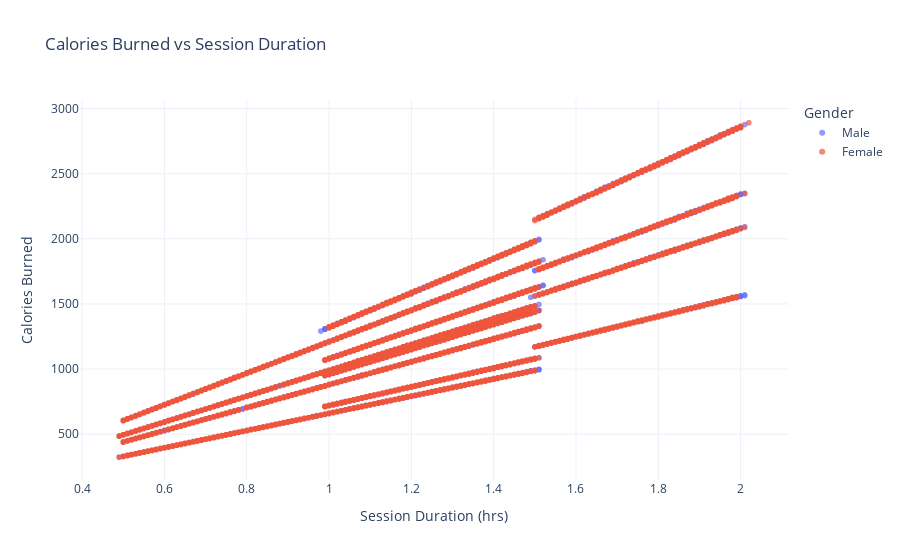

Here is the notebook cell this chart was saved with:
### Markdown cell above
## Custom Dashboard

**Purpose:**  
Explores correlations and trends between user activity, workouts, and calories burned to identify patterns and guide product innovation.

**Audience:**  
Product managers, researchers, or analysts looking for insights to design new features or optimize existing programs.

**Key KPIs:**  
- **Correlation between Session Duration and Calories Burned:** Helps understand how workout length impacts energy expenditure.  
- **Top 5 Workouts by Average Calories Burned:** Identifies the most effective exercises for users.  
- **Avg Session Duration vs Avg BPM by Workout Type:** Tracks exercise intensity and efficiency.  
- **Scatter Plot of Calories Burned vs Session Duration:** Helps discover trends and inform personalized recommendations.

### Code cell
# KPI 1: Correlation Activity vs Calories Burned
corr = df['Session_Duration_hours'].corr(df['Calories_Burned'])

# KPI 2: Top Workout Types by Avg Calories Burned
top_workouts = df.groupby('Workout_Type')['Calories_Burned'].mean().sort_values(ascending=False).head(5)
top_workouts_df = top_workouts.reset_index().rename(columns={'Calories_Burned': 'Avg_Calories_Burned'})
print("Top 5 Workouts by Average Calories Burned:")
print(top_workouts_df)

# Scatter plot: Calories Burned vs Session Duration
fig5 = px.scatter(
    df, x='Session_Duration_hours', y='Calories_Burned', color='Gender',
    title='Calories Burned vs Session Duration',
    labels={'Session_Duration_hours': 'Session Duration (hrs)', 'Calories_Burned': 'Calories Burned'},
    template='plotly_white'
)
fig5.update_traces(marker=dict(size=6, opacity=0.7))
fig5.show()

# Bar chart: Top Workouts by Avg Calories
fig6 = px.bar(
    top_workouts_df, x='Workout_Type', y='Avg_Calories_Burned',
    title='Top 5 Workouts by Average Calories Burned',
    text='Avg_Calories_Burned',
    labels={'Workout_Type': 'Workout Type', 'Avg_Calories_Burned': 'Avg Calories Burned'},
    template='plotly_white',
    color='Avg_Calories_Burned'
)
fig6.update_traces(texttemplate='%{text:.0f}', textposition='outside')
fig6.update_layout(yaxis_title='Avg Calories Burned')
fig6.show()

print(f"Correlation between Session Duration and Calories Burned: {corr:.2f}")

### Figure 1 — Plotly figure (JSON) as saved in the notebook; plotly's stock layout.template omitted (floating-point values rounded to 4 significant figures; data arrays with more than 128 entries replaced by an {"elided": "..."} marker saying what was removed)
{"data": [{"hovertemplate": "Gender=Male<br>Session Duration (hrs)=%{x}<br>Calories Burned=%{y}<extra></extra>", "legendgroup": "Male", "marker": {"color": "#636efa", "opacity": 0.7, "size": 6, "symbol": "circle"}, "mode": "markers", "name": "Male", "showlegend": true, "type": "scattergl", "x": {"elided": "9972 float values"}, "xaxis": "x", "y": {"elided": "9972 float values"}, "yaxis": "y"}, {"hovertemplate": "Gender=Female<br>Session Duration (hrs)=%{x}<br>Calories Burned=%{y}<extra></extra>", "legendgroup": "Female", "marker": {"color": "#EF553B", "opacity": 0.7, "size": 6, "symbol": "circle"}, "mode": "markers", "name": "Female", "showlegend": true, "type": "scattergl", "x": {"elided": "10028 float values"}, "xaxis": "x", "y": {"elided": "10028 float values"}, "yaxis": "y"}], "layout": {"legend": {"title": {"text": "Gender"}, "tracegroupgap": 0}, "title": {"text": "Calories Burned vs Session Duration"}, "xaxis": {"anchor": "y", "domain": [0, 1], "title": {"text": "Session Duration (hrs)"}}, "yaxis": {"anchor": "x", "domain": [0, 1], "title": {"text": "Calories Burned"}}}}
